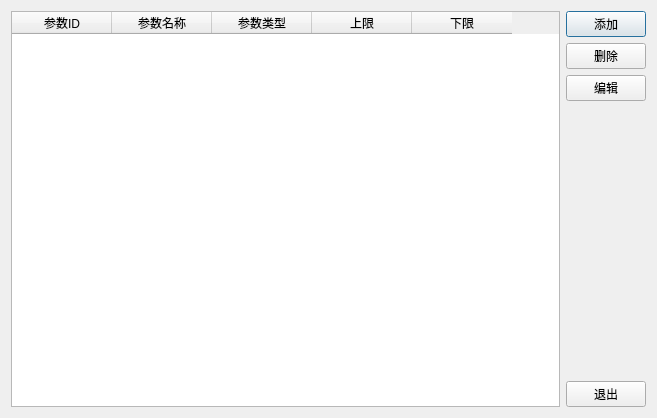
<?xml version="1.0" encoding="UTF-8"?>
<ui version="4.0">
 <class>ParamManageDialog</class>
 <widget class="QDialog" name="ParamManageDialog">
  <property name="windowModality">
   <enum>Qt::ApplicationModal</enum>
  </property>
  <property name="geometry">
   <rect>
    <x>0</x>
    <y>0</y>
    <width>657</width>
    <height>418</height>
   </rect>
  </property>
  <property name="windowTitle">
   <string>Dialog</string>
  </property>
  <layout class="QHBoxLayout" name="horizontalLayout">
   <item>
    <widget class="QTableWidget" name="tableWidget">
     <property name="editTriggers">
      <set>QAbstractItemView::NoEditTriggers</set>
     </property>
     <property name="selectionMode">
      <enum>QAbstractItemView::SingleSelection</enum>
     </property>
     <property name="selectionBehavior">
      <enum>QAbstractItemView::SelectRows</enum>
     </property>
     <attribute name="verticalHeaderVisible">
      <bool>false</bool>
     </attribute>
     <column>
      <property name="text">
       <string>参数ID</string>
      </property>
     </column>
     <column>
      <property name="text">
       <string>参数名称</string>
      </property>
     </column>
     <column>
      <property name="text">
       <string>参数类型</string>
      </property>
     </column>
     <column>
      <property name="text">
       <string>上限</string>
      </property>
     </column>
     <column>
      <property name="text">
       <string>下限</string>
      </property>
     </column>
    </widget>
   </item>
   <item>
    <layout class="QVBoxLayout" name="verticalLayout">
     <item>
      <widget class="QPushButton" name="addPushButton">
       <property name="text">
        <string>添加</string>
       </property>
      </widget>
     </item>
     <item>
      <widget class="QPushButton" name="delPushButton">
       <property name="text">
        <string>删除</string>
       </property>
      </widget>
     </item>
     <item>
      <widget class="QPushButton" name="editPushButton">
       <property name="text">
        <string>编辑</string>
       </property>
      </widget>
     </item>
     <item>
      <spacer name="verticalSpacer">
       <property name="orientation">
        <enum>Qt::Vertical</enum>
       </property>
       <property name="sizeHint" stdset="0">
        <size>
         <width>20</width>
         <height>40</height>
        </size>
       </property>
      </spacer>
     </item>
     <item>
      <widget class="QPushButton" name="exitPushButton">
       <property name="text">
        <string>退出</string>
       </property>
      </widget>
     </item>
    </layout>
   </item>
  </layout>
 </widget>
 <resources/>
 <connections/>
</ui>
